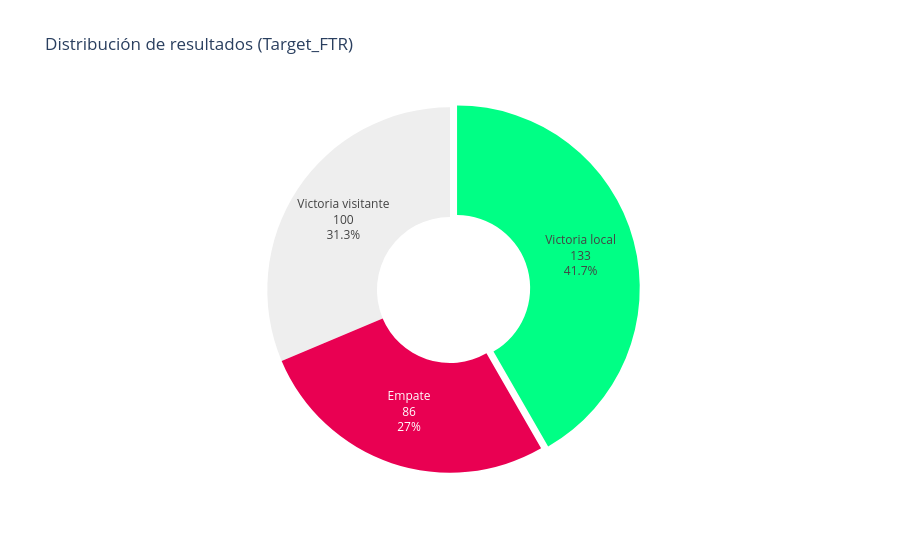

Here is the notebook cell this chart was saved with:
### Markdown cell above
---
## 4. Distribución de variables

### Code cell
# 4a. Target: distribución de resultados
result_map = {'H': 'Victoria local', 'D': 'Empate', 'A': 'Victoria visitante'}
result_counts = df['Target_FTR'].map(result_map).value_counts()

fig = px.pie(
    values=result_counts.values,
    names=result_counts.index,
    title='Distribución de resultados (Target_FTR)',
    color_discrete_sequence=[PL_GREEN, '#eee', PL_PINK],
    hole=0.4
)
fig.update_traces(textinfo='percent+label+value', pull=[0.04, 0, 0])
fig.update_layout(showlegend=False)
fig.show()

### Figure 1 — Plotly figure (JSON) as saved in the notebook; plotly's stock layout.template omitted (floating-point values rounded to 4 significant figures)
{"data": [{"domain": {"x": [0.0, 1.0], "y": [0.0, 1.0]}, "hole": 0.4, "hovertemplate": "label=%{label}<br>value=%{value}<extra></extra>", "labels": ["Victoria local", "Victoria visitante", "Empate"], "legendgroup": "", "name": "", "pull": [0.04, 0, 0], "showlegend": true, "textinfo": "percent+label+value", "type": "pie", "values": [133, 100, 86]}], "layout": {"legend": {"tracegroupgap": 0}, "piecolorway": ["#00ff85", "#eee", "#e90052"], "showlegend": false, "title": {"text": "Distribución de resultados (Target_FTR)"}}}
